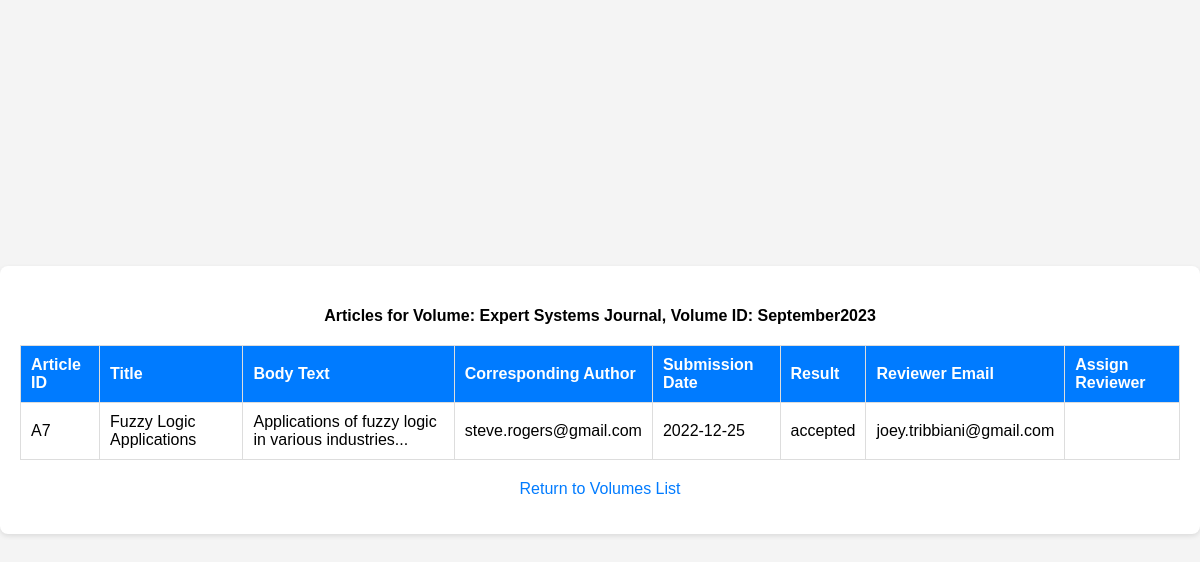
The app's page /PhpProject1/volumeArticles.php?volname=Expert+Systems+Journal&volid=September2023 with its own data.
### tables this page shows
CREATE TABLE `articlereviews` (
  `id` varchar(10) NOT NULL,
  `email` varchar(200) NOT NULL,
  `scoreOfTheReviewer` float DEFAULT NULL
);

CREATE TABLE `article` (
  `id` varchar(10) NOT NULL,
  `volname` varchar(100) DEFAULT NULL,
  `volid` varchar(20) DEFAULT NULL,
  `title` varchar(500) NOT NULL,
  `bodyText` text NOT NULL,
  `correspAut` varchar(200) DEFAULT NULL,
  `submissionDate` date DEFAULT NULL,
  `result` varchar(10) DEFAULT NULL
);

### PhpProject1/volumeArticles.php (the view, shortened to what this page needs)
<?php
include "connection.php";
$volname = urldecode($_GET['volname']);
$volid = urldecode($_GET['volid']);
$sql = "SELECT a.id, a.title, a.bodytext, a.correspAut, a.submissionDate, a.result, ar.email
        FROM article a
        LEFT JOIN articleReviews ar ON a.id = ar.id
        WHERE a.volname = ? AND a.volid = ?";
$stmt = $conn->prepare($sql);
$stmt->bind_param("ss", $volname, $volid);
$stmt->execute();
$result = $stmt->get_result();
?>
<!DOCTYPE html>
<html lang="en">
<head>
</head>
<body>
    <div class="container">
<h4>Articles for Volume: <?php echo htmlspecialchars($volname); ?>, Volume ID: <?php echo htmlspecialchars($volid); ?></h4>
<table border="2" cellspacing="2" cellpadding="2">
    <tr>
        <th>Article ID</th>
        <th>Title</th>
        <th>Body Text</th>
        <th>Corresponding Author</th>
        <th>Submission Date</th>
        <th>Result</th>
        <th>Reviewer Email</th>
        <th>Assign Reviewer</th>
    </tr>
    <?php
    while ($row = mysqli_fetch_assoc($result)) {
        $id = htmlspecialchars($row["id"]);
        $title = htmlspecialchars($row["title"]);
        $bodytext = htmlspecialchars($row["bodytext"]);
        $correspAut = htmlspecialchars($row["correspAut"]);
        $submissionDate = htmlspecialchars($row["submissionDate"]);
        $result = htmlspecialchars($row["result"]);
        $reviewerEmail = htmlspecialchars($row["email"]);
        ?>
        <tr>
            <td><?php echo $id; ?></td>
            <td><?php echo $title; ?></td>
            <td><?php echo $bodytext; ?></td>
            <td><?php echo $correspAut; ?></td>
            <td><?php echo $submissionDate; ?></td>
            <td><?php echo $result; ?></td>
            <td><?php echo $reviewerEmail; ?></td>
            <td>
            </td>
        </tr>
        <?php
    }
    ?>
</table>
<p>
    <a href="journalVolumes.php?name=<?php echo urlencode($volname); ?>">Return to Volumes List</a>
</p>
</body>
</html>

### PhpProject1/volumeArticles.php (style rules this page uses)
body { font-family: Arial, sans-serif; background-color: #f4f4f4; margin: 0; padding: 0; display: flex; justify-content: center; align-items: center; height: 100vh; }
.container { background-color: #fff; border-radius: 8px; box-shadow: 0 2px 5px rgba(0, 0, 0, 0.1); padding: 20px; text-align: center; max-width: 1400px; width: 100%; }
h4 { margin-bottom: 20px; }
table { width: 100%; border-collapse: collapse; margin-bottom: 20px; }
table, th, td { border: 1px solid #ddd; }
th, td { padding: 10px; text-align: left; }
th { background-color: #007bff; color: #fff; }
a { color: #007bff; text-decoration: none; }
p { margin-top: 20px; }

### records on screen
articlereviews: id "A7", id.title "Fuzzy Logic Applications", id.bodyText "Applications of fuzzy logic in various industries...", id.correspAut "steve.rogers@gmail.com", id.submissionDate "2022-12-25", id.result "accepted", email "joey.tribbiani@gmail.com"

### other values on screen
$volname "Expert Systems Journal"
$volid "September2023"
